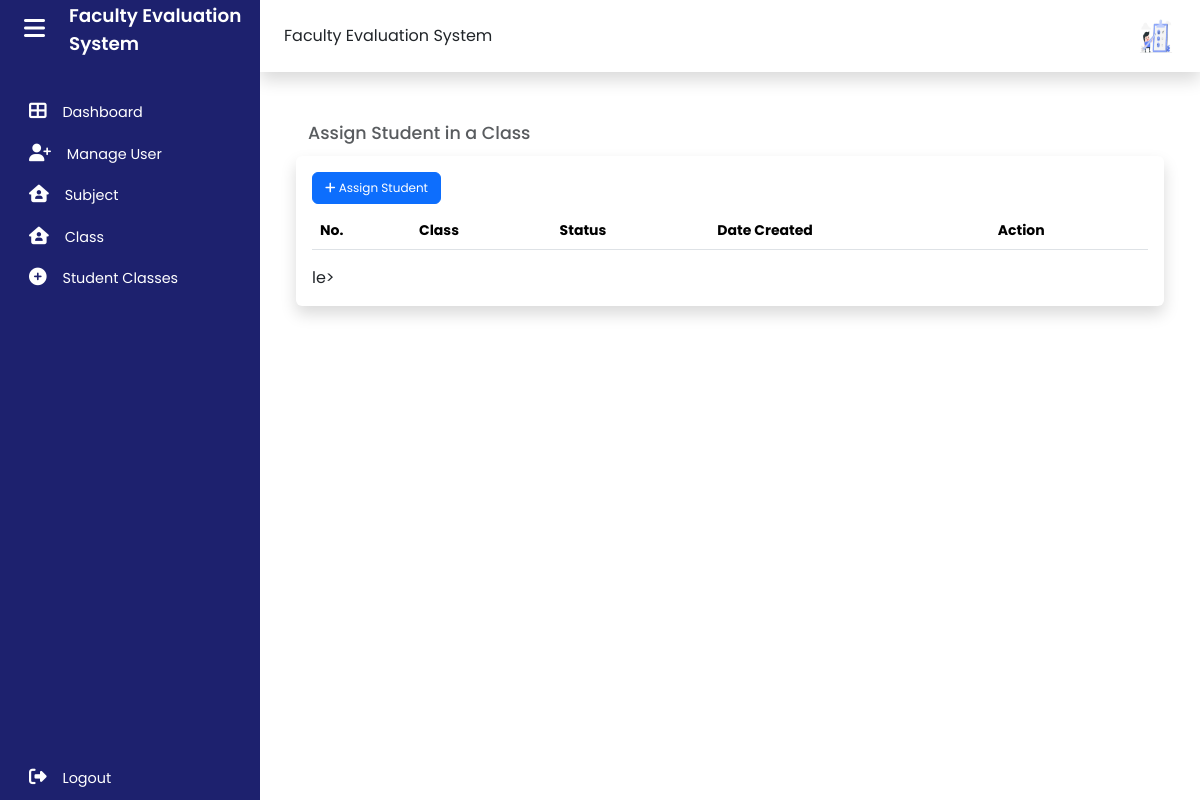
Page /admin/manageStudentClasses.php (signed in) on the earlier database version.
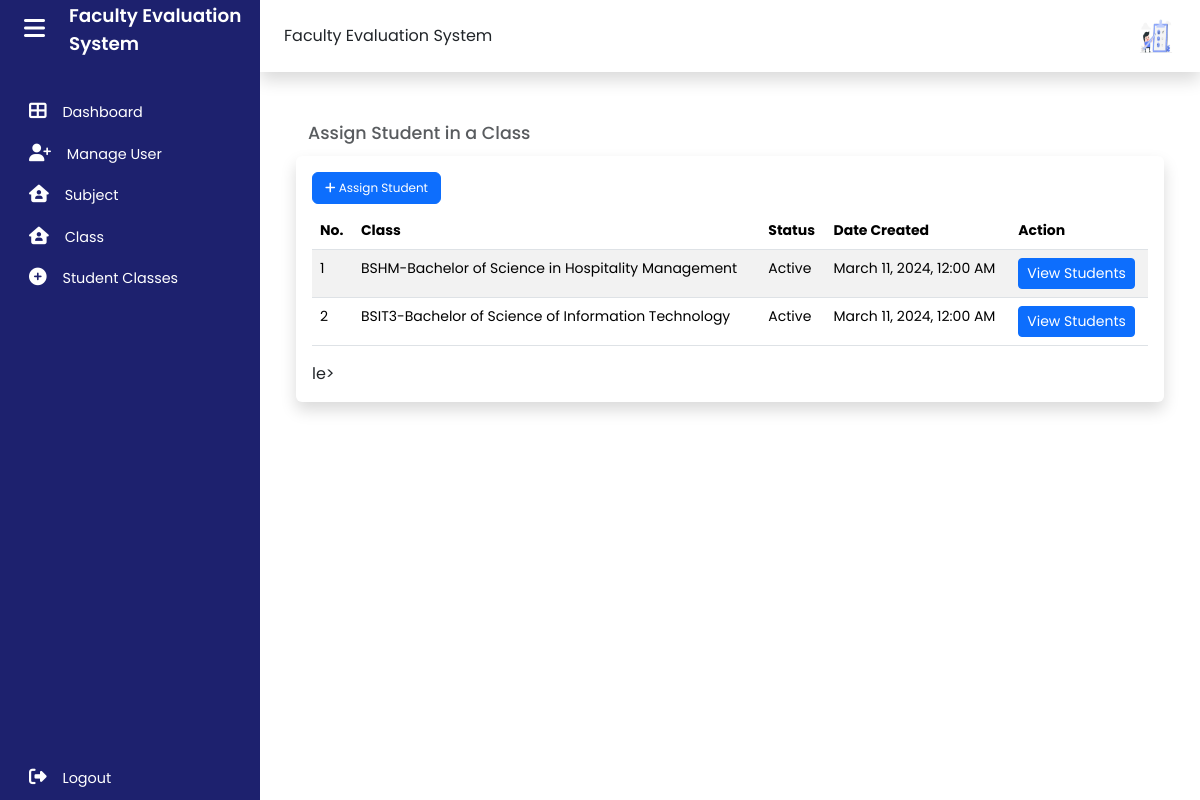
Same page on the later database version.
### tables this page shows
CREATE TABLE `tbl_class` (
  `id` int(11) NOT NULL,
  `class_code` varchar(50) NOT NULL,
  `class_name` varchar(50) NOT NULL,
  `instructor_id` int(11) NOT NULL,
  `subject_id` int(11) NOT NULL,
  `user_id` int(11) NOT NULL,
  `is_active` int(11) NOT NULL DEFAULT 1,
  `created_at` date NOT NULL DEFAULT current_timestamp(),
  `updated_at` date DEFAULT NULL
);

### admin/manageStudentClasses.php (the view, shortened to what the changed rows need)
<?php
include "../connect.php";
?>
<!DOCTYPE html>
<html lang="en">
<head>
    <link href="https://cdn.jsdelivr.net/npm/bootstrap@5.3.2/dist/css/bootstrap.min.css" rel="stylesheet"
>
    <link rel="stylesheet" type="text/css" href="https://cdn.datatables.net/1.11.5/css/dataTables.bootstrap5.min.css">
    <link rel="stylesheet" href="css/dashboard.css">
    <link rel="stylesheet" href="https://cdn.datatables.net/2.0.1/css/dataTables.bootstrap5.css">
    <link rel="stylesheet" href="https://cdn.datatables.net/2.0.1/css/dataTables.bootstrap5.min.css">
</head>
<body>
    <div class="wrapper">
        <div class="main">
        <div id="page-content" class="col-md-12 px-5 py-1" >
            <div class="row">
                   <div class="shadow p-3 mb-5 bg-body rounded ">
                                    <div class="table-responsive">
                                    <table id="example" class="table table-striped" style="width:100%; font-size: 14px !important;">
                                    <thead>
                                        <tr>
                                            <th>No.</th>
                                            <th>Class</th>
                                            <th>Status</th>
                                            <th>Date Created</th>
                                            <th>Action</th>
                                        </tr>
                                    </thead>
                                    <tbody>
                                        <?php
                                        $sqlquery = mysqli_query($con, "SELECT DISTINCT class_id FROM tbl_student_class ORDER BY id DESC;");
                                        $i = 1;
                                        while ($classRow = mysqli_fetch_array($sqlquery)) {
                                            $classID = $classRow['class_id'];
                                            $classDetailsQuery = mysqli_query($con, "SELECT class_code, class_name, is_active, created_at FROM tbl_class WHERE id = $classID");
                                            $classDetails = mysqli_fetch_assoc($classDetailsQuery);
                                            ?>
                                            <tr>
                                                <td><?php echo $i++; ?></td>
                                                <td><?php echo $classDetails['class_code'] . '-' . $classDetails['class_name']; ?></td>
                                                <td><?php echo ($classDetails['is_active'] == 1) ? 'Active' : 'Inactive'; ?></td>
                                                <td><?php echo date('F j, Y, g:i A', strtotime($classDetails['created_at'])); ?></td>
                                                <td>
                                                    <div class="d-none d-lg-inline">
                                                        <button type="button" class="btn btn-primary btn-sm edit-btn" data-bs-toggle="modal" data-bs-target="#editModal" data-class-id="<?php echo $classID; ?>">View Students</button>
                                                    </div>
                                                </td>
                                            </tr>
                                        <?php
                                        }
                                        ?>
                                    </tbody>
                                </table>le>
                                    </div>
                                </div>
                        </div>
                    </div>
            </div>
    </div>
</body>
</html>

Differences in the rows shown:
added tbl_class: class_code "BSHM", class_name "Bachelor of Science in Hospitality Management", created_at "March 11, 2024, 12:00 AM"
added tbl_class: class_code "BSIT3", class_name "Bachelor of Science of Information Technology", created_at "March 11, 2024, 12:00 AM"
Other differences:
new list line: "1 - Active View Students"
new list line: "2 - Active View Students"
